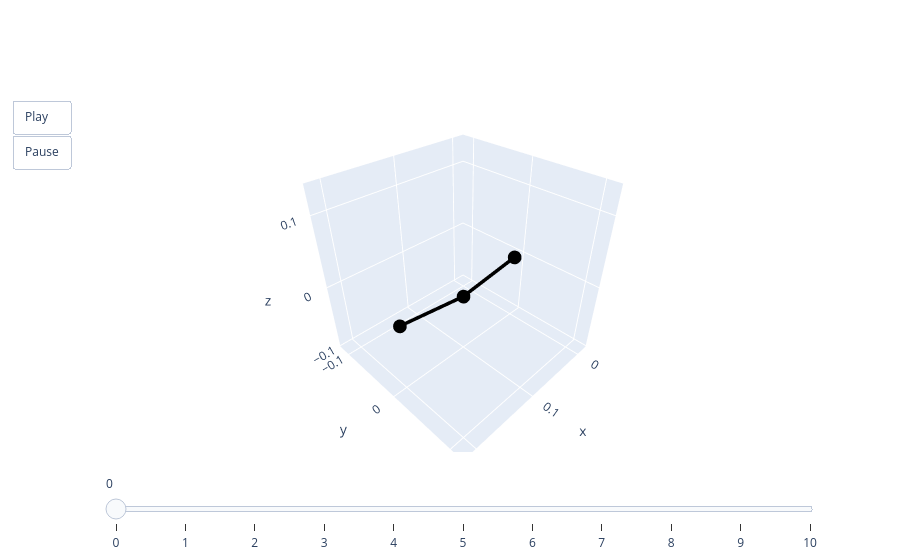

The cell this chart's notebook holds for it:
### Code cell
from util import TestCase

train = TestCase.from_npz("output_original.npz")
valid = TestCase.from_npz("output_original_valid.npz")
lambdas = jnp.linspace(0.0, 1.0, valid.qs.shape[1])

base, aux, _ = get_base_rod()
rods = base.with_bc(valid.bc)
pred = rods.solve(final_model, lambdas, aux, max_dlambda=5e-3, iters=5, ls_steps=10)[0]
animate(pred)

### Figure 1 — Plotly figure (JSON) as saved in the notebook; plotly's stock layout.template omitted (floating-point values rounded to 4 significant figures)
{"data": [{"line": {"color": "black", "width": 7}, "mode": "lines+markers", "type": "scatter3d", "x": [0, 0.09926, 0.2], "y": [0, -0.0007323, 0], "z": [0, -0.01422, 0]}], "layout": {"scene": {"aspectmode": "cube", "xaxis": {"autorange": false, "range": [-0.02, 0.22]}, "yaxis": {"autorange": false, "range": [-0.1207, 0.1193]}, "zaxis": {"autorange": false, "range": [-0.1021, 0.1379]}}, "sliders": [{"steps": [{"args": [["0"], {"frame": {"duration": 0, "redraw": true}, "mode": "immediate"}], "label": "0", "method": "animate"}, {"args": [["1"], {"frame": {"duration": 0, "redraw": true}, "mode": "immediate"}], "label": "1", "method": "animate"}, {"args": [["2"], {"frame": {"duration": 0, "redraw": true}, "mode": "immediate"}], "label": "2", "method": "animate"}, {"args": [["3"], {"frame": {"duration": 0, "redraw": true}, "mode": "immediate"}], "label": "3", "method": "animate"}, {"args": [["4"], {"frame": {"duration": 0, "redraw": true}, "mode": "immediate"}], "label": "4", "method": "animate"}, {"args": [["5"], {"frame": {"duration": 0, "redraw": true}, "mode": "immediate"}], "label": "5", "method": "animate"}, {"args": [["6"], {"frame": {"duration": 0, "redraw": true}, "mode": "immediate"}], "label": "6", "method": "animate"}, {"args": [["7"], {"frame": {"duration": 0, "redraw": true}, "mode": "immediate"}], "label": "7", "method": "animate"}, {"args": [["8"], {"frame": {"duration": 0, "redraw": true}, "mode": "immediate"}], "label": "8", "method": "animate"}, {"args": [["9"], {"frame": {"duration": 0, "redraw": true}, "mode": "immediate"}], "label": "9", "method": "animate"}, {"args": [["10"], {"frame": {"duration": 0, "redraw": true}, "mode": "immediate"}], "label": "10", "method": "animate"}]}], "updatemenus": [{"buttons": [{"args": [null, {"frame": {"duration": 50, "redraw": true}, "fromcurrent": true}], "label": "Play", "method": "animate"}, {"args": [[null], {"frame": {"duration": 0, "redraw": true}, "mode": "immediate"}], "label": "Pause", "method": "animate"}], "showactive": false, "type": "buttons"}]}}
